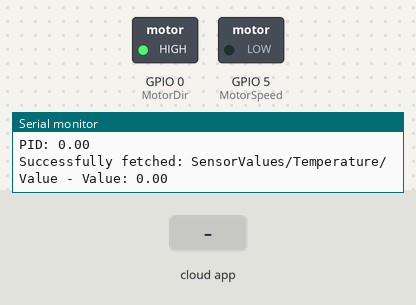
Simulated run of this sketch. Board: ESP8266 (NodeMCU). On the bench: switched loads named in the sketch (green lamp = pin HIGH), the last lines printed to the serial monitor. The test bench sets the inputs (shaded band). WiFi joins after 1.5 s; servers stay silent unless stated; the Firebase database answers and starts empty.

Above: at 2.7 s.
2.8 s: the phone or cloud app sets Value to 25
At 4.5 s:
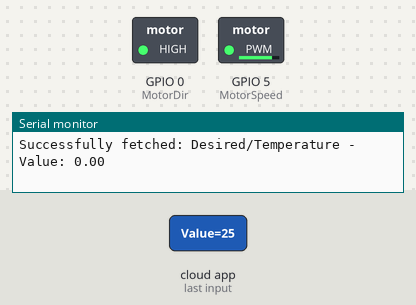
4.8 s: the phone or cloud app sets Temperature to 25
At 5.6 s:
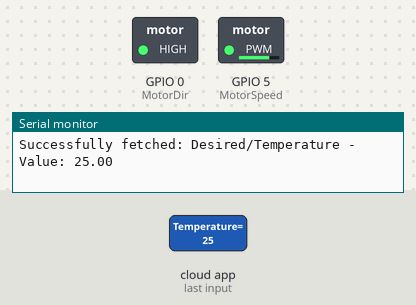
7.2 s: the phone or cloud app sets Manual to 1
At 8.6 s:
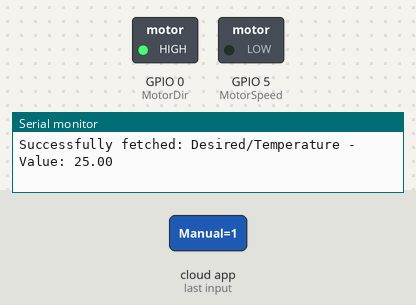
9.5 s: the phone or cloud app sets Speed to 25
At 11.1 s:
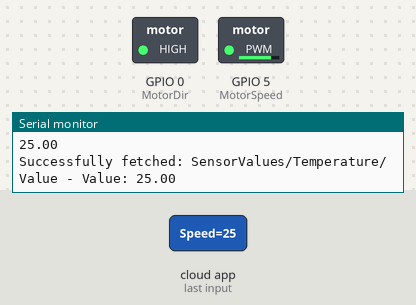
11.5 s: the phone or cloud app sets Speed to 0
At 13.3 s:
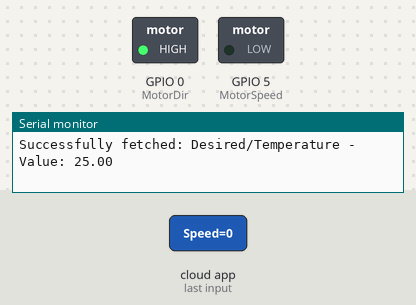
13.6 s: the phone or cloud app sets Manual to 0
At 14.9 s:
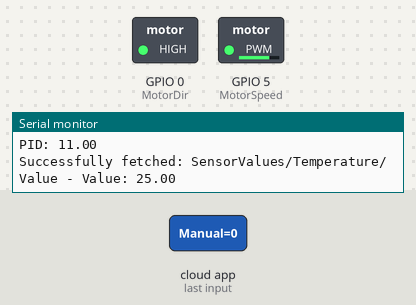
Timing chart, 0 to 16.4 s (numbered marks = the images above; inputs shaded):
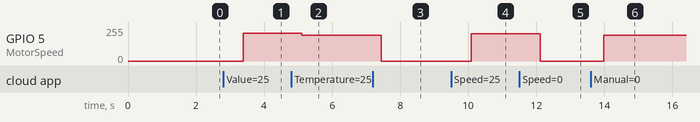

Measured:
- after the input at 2.8 s, GPIO 5 (MotorSpeed): 0/255 → 210/255 after 0.59 s
- after the input at 4.8 s, GPIO 5 (MotorSpeed): 210/255 → 192/255 after 0.30 s, → 193/255 0.62 s later
- after the input at 7.2 s, GPIO 5 (MotorSpeed): 193/255 → 0/255 after 0.25 s
- after the input at 9.5 s, GPIO 5 (MotorSpeed): 0/255 → 203/255 after 0.59 s
- after the input at 11.5 s, GPIO 5 (MotorSpeed): 203/255 → 0/255 after 0.61 s
- after the input at 13.6 s, GPIO 5 (MotorSpeed): 0/255 → 193/255 after 0.38 s

The sketch:

FanController.ino
```cpp
#include <ESP8266WiFi.h>
#include <Firebase_ESP_Client.h>
#include <PIDController.h>
#include <addons/TokenHelper.h>

// Wifi
#define WIFI_SSID "Hitachigymnasiet_2.4"
#define WIFI_PASSWORD "mittwifiarsabra"

// Firebase RTDB
#define DATABASE_URL                                                           \
  "https://wexteras-9-default-rtdb.europe-west1.firebasedatabase.app/"
#define API_KEY "AIzaSyDK2H0kGevKzy-Y-5rfN8InhAOQAQVO6q8"
#define timerDelay 200

unsigned long sendDataPrevMillis = 0;

// Firebase objects
FirebaseData fbdo;
FirebaseAuth auth;
FirebaseConfig config;

const byte MotorSpeed = 5;
const byte MotorDir = 0;

double percent = 0;
double oldPercent = 0;
int speed = 0;

bool manual = false;

float temperature = 20.0;
float desiredTemperature = 15.0;

// PID
PIDController pid;

// Get data function
template <typename T> bool getData(const char *path, T &variable) {
  bool success = false;

  if constexpr (std::is_same<T, bool>::value) {
    success = Firebase.RTDB.getBool(&fbdo, path, &variable);
  } else if constexpr (std::is_same<T, int>::value) {
    success = Firebase.RTDB.getInt(&fbdo, path, &variable);
  } else if constexpr (std::is_same<T, float>::value) {
    success = Firebase.RTDB.getFloat(&fbdo, path, &variable);
  } else {
    Serial.print("Unsupported data type for path: ");
    Serial.println(path);
    return false;
  }

  if (success) {
    Serial.print("Successfully fetched: ");
    Serial.print(path);
    Serial.print(" - Value: ");
    Serial.println(variable);
  } else {
    Serial.print("Failed to fetch: ");
    Serial.print(path);
    Serial.print(" - Error: ");
    Serial.println(fbdo.errorReason().c_str());
  }

  return success;
}

// Convert percentage to analog output
int percentToSpeed(int percent) {
  return percent == 0 ? 0 : map(percent, 0, 100, 185, 255);
}

void setup() {
  Serial.begin(9600);
  Serial.println("Starting");

  // Connect to WiFi
  WiFi.begin(WIFI_SSID, WIFI_PASSWORD);

  while (WiFi.status() != WL_CONNECTED) {
    delay(500);
    Serial.print(".");
  }
  Serial.println(WiFi.localIP());

  // Start Firebase connection
  config.database_url = DATABASE_URL;
  config.api_key = API_KEY;
  config.token_status_callback = tokenStatusCallback;

  Firebase.signUp(&config, &auth, "", "");
  Firebase.begin(&config, &auth);
  Firebase.reconnectWiFi(true);

  pinMode(MotorDir, OUTPUT);
  analogWriteFreq(20000); // Set PWM frequency to 20 kHz, reduce white noise
  digitalWrite(MotorDir, HIGH);

  pid.begin();
  pid.setpoint(0);
  pid.tune(10.0, 1.0, 1.0);
  pid.limit(0, 100);
}

void loop() {
  if (!(millis() - sendDataPrevMillis > timerDelay ||
        sendDataPrevMillis == 0)) {
    sendDataPrevMillis = millis();
    return;
  }

  if (Firebase.ready()) {

    // Get all values
    getData("SensorValues/Temperature/Value", temperature);
    getData("Desired/Temperature", desiredTemperature);
    if (!getData("Overrides/Fan/Manual", manual)) {
      manual = false;
    }

    Serial.println();
    Serial.println(" - - - - ");

    if (manual) {
      Serial.println("Manual mode");
      Firebase.RTDB.getDouble(&fbdo, "Overrides/Fan/Speed", &percent);

    } else {
      percent = pid.compute(desiredTemperature - temperature);
      Serial.print("PID: ");
    }

    Serial.println(percent);

    speed = percentToSpeed(percent);
    analogWrite(MotorSpeed, speed);

    // If percent has been updated from the previous value, push update to
    // Firebase
    if (percent != oldPercent) {
      Firebase.RTDB.setDouble(&fbdo, "MotorValues/FanSpeed", percent);
      oldPercent = percent;
    }
  }
}
```
